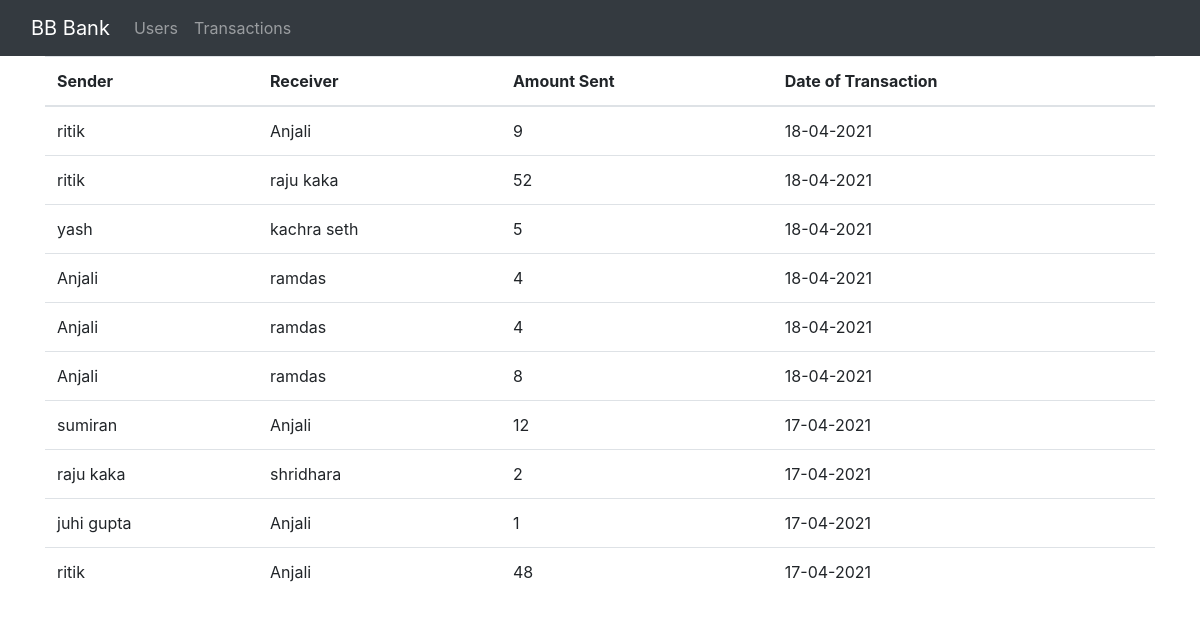
Screenshot of /transactions.php with the database file from the repository.
### tables this page shows
CREATE TABLE `transactions` (
  `Sno` int(4) NOT NULL,
  `Sender` varchar(30) NOT NULL,
  `Receiver` varchar(30) NOT NULL,
  `Money` int(5) NOT NULL,
  `Date` datetime NOT NULL DEFAULT current_timestamp()
);

### transactions.php (the view, shortened to what this page needs)
<!doctype html>
<html lang="en">
  <head>
    <link rel="stylesheet" href="https://cdn.jsdelivr.net/npm/bootstrap@4.5.3/dist/css/bootstrap.min.css">
  </head>
  <body>
    <?php require 'common_files/_nav.php'; ?>
  </body>
</html>
<?php
    require 'common_files/_dbconnect.php';
    $sql1 = "select * from transactions ORDER BY date DESC";
    $sql_execute = mysqli_query($con, $sql1);
    echo "<div class='container'>
    <table class='table table-hover'>
    <thead>
      <tr>
        <th scope='col'>Sender</th>
        <th scope='col'>Receiver</th>
        <th scope='col'>Amount Sent</th>
        <th scope='col'>Date of Transaction</th>
      </tr>
    </thead>
    <tbody>";
    while($row=mysqli_fetch_assoc($sql_execute)){
      echo "<tr>";
      echo "<td>" . $row['Sender'] . "</td>";
      echo "<td>" . $row['Receiver'] . "</td>";
      echo "<td>" . $row['Money'] . "</td>";
      $date_time = $row['Date'];
      $only_date = date("d-m-Y",strtotime($date_time));
      echo "<td>" . $only_date . "</td>";
      echo "</tr>";
    }
    echo "</tbody>
    </table>";
?>

### rows the page displays
transactions: Sender "ritik", Receiver "Anjali", Money "9", Date "18-04-2021"
transactions: Sender "ritik", Receiver "raju kaka", Money "52", Date "18-04-2021"
transactions: Sender "yash", Receiver "kachra seth", Money "5", Date "18-04-2021"
transactions: Sender "Anjali", Receiver "ramdas", Money "4", Date "18-04-2021"
transactions: Sender "Anjali", Receiver "ramdas", Money "4", Date "18-04-2021"
transactions: Sender "Anjali", Receiver "ramdas", Money "8", Date "18-04-2021"
transactions: Sender "sumiran", Receiver "Anjali", Money "12", Date "17-04-2021"
transactions: Sender "raju kaka", Receiver "shridhara", Money "2", Date "17-04-2021"
transactions: Sender "juhi gupta", Receiver "Anjali", Money "1", Date "17-04-2021"
transactions: Sender "ritik", Receiver "Anjali", Money "48", Date "17-04-2021"
